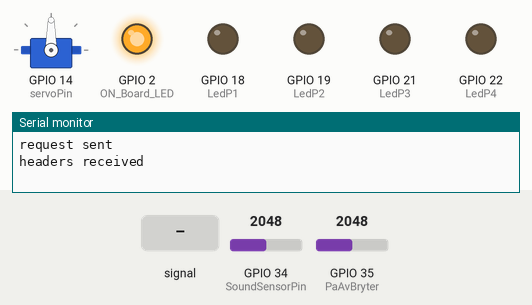
A sketch run on a simulated ESP32. Shown: servo, output pins drawn as LEDs (lit = HIGH), the last lines printed to the serial monitor. The inputs (shaded band) are chosen by the test bench; at power-on: GPIO 35 (PaAvBryter) = 2048, GPIO 34 (SoundSensorPin) = 2048. WiFi joins after 1.5 s; servers stay silent unless stated; uploads are accepted with an empty reply.

Above: at 2.7 s.
2.8 s: GPIO 35 (PaAvBryter) set to 2929
4.3 s: GPIO 35 (PaAvBryter) set to 3070
At 7.9 s:
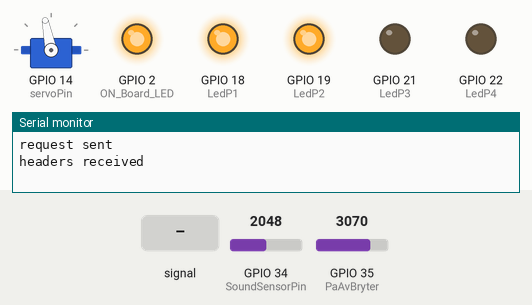
9.1 s: GPIO 34 (SoundSensorPin) fed a 200 Hz sine of ±327 counts around its level
At 13.1 s:
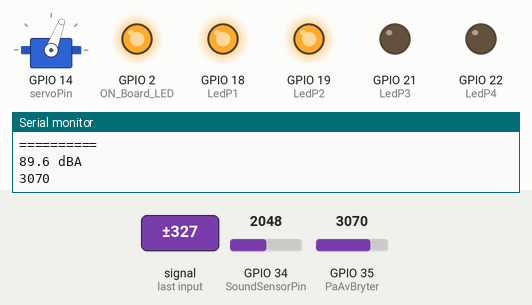
13.8 s: GPIO 34 (SoundSensorPin) set to 2866
At 14.6 s:
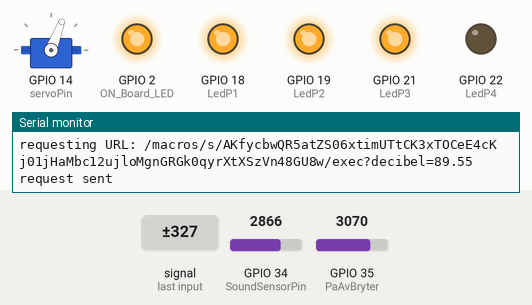
18.6 s: GPIO 34 (SoundSensorPin) fed a 1000 Hz sine of ±1023 counts around its level
At 19.9 s:
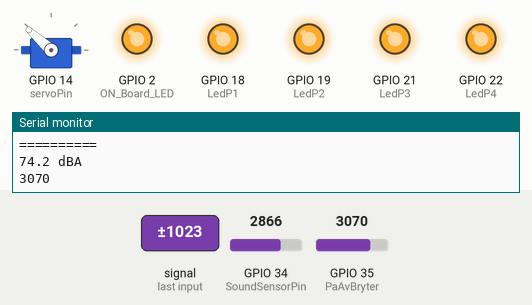
23.4 s: GPIO 34 (SoundSensorPin) fed a 2 Hz sine of ±1228 counts around its level
Timing chart, 0 to 54.3 s (numbered marks = the images above; inputs shaded):
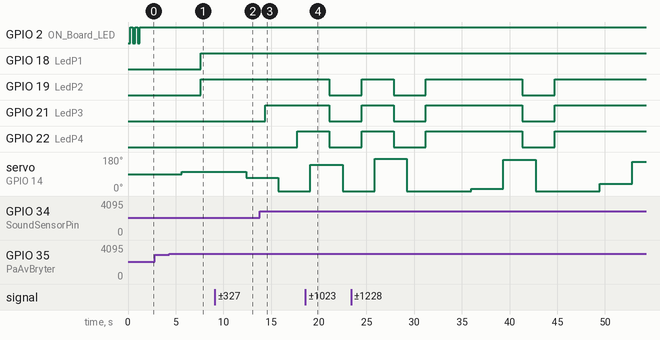

The sketch:

Kode_applausm_ler_G18_Innovasjonsprosjekt_H2021.ino
```cpp
 #include <Servo.h> //Bibliotek for kontroll av servo
#include <WiFi.h>
#include <WiFiClientSecure.h>
//--------------------------------Applausmeter
static const int servoPin = 14;
Servo servo1;
#define LedP1 18
#define LedP2 19
#define LedP3 21
#define LedP4 22
#define PaAvBryter 35

//-------------------------------------------
//--------------------------------Lydmåler
int LowerDbLimit = 65; //Nedre grense for måleområdet servoen reagerer
int UpperDbLimit = 105; //Øvre grense for måleområdet servoen reagerer

#define SoundSensorPin 34  //Pin for lesing av lydsensoren.
#define VREF  5.0  //Spenning lydmåleren får.

//--------------------------------Database

int counter = 0;


#define ON_Board_LED 2  //--> Definerer innebygd led på esp32, brukes for indikasjon under tilkobling til internett.

//----------------------------------------SSID og passord til WiFi router.
const char* ssid = "Trygve"; //--> wifi navn eller SSID.
const char* password = "godSusan"; //--> WiFi passord.
//----------------------------------------
//----------------------------------------Host & httpsPort
const char* host = "script.google.com";
const int httpsPort = 443;
//----------------------------------------
WiFiClientSecure client; //--> Lager ett WiFiClientSecure objekt.
String GAS_ID = "AKfycbwQR5atZS06xtimUTtCK3xTOCeE4cKj01jHaMbc12ujloMgnGRGk0qyrXtXSzVn48GU8w"; //--> spreadsheet script ID

void setup() {

  Serial.begin(115200);
  servo1.attach(servoPin);
  pinMode(LedP1,OUTPUT);
  pinMode(LedP2,OUTPUT);
  pinMode(LedP3,OUTPUT);
  pinMode(LedP4,OUTPUT); //Definerer modusen til pinnene.
  digitalWrite(LedP1, LOW);
  digitalWrite(LedP2, LOW);
  digitalWrite(LedP3, LOW);
  digitalWrite(LedP4, LOW); //Skrur pinnen av

  WiFi.begin(ssid, password); //--> Kobler til wifirouter
  Serial.println("");

  pinMode(ON_Board_LED,OUTPUT); //--> On Board LED port Direction output
  digitalWrite(ON_Board_LED, HIGH); //--> Turn off Led On Board

  //----------------------------------------Venter til tilkobling etablert
  Serial.print("Connecting");
  while (WiFi.status() != WL_CONNECTED) {
    Serial.print(".");
    //---------------------------------------- Blinker den innebygde LED-en i prosessen den tilkobles wifi ruteren.
    digitalWrite(ON_Board_LED, LOW);
    delay(250);
    digitalWrite(ON_Board_LED, HIGH);
    delay(250);
    //----------------------------------------
  }
  //----------------------------------------
  digitalWrite(ON_Board_LED, HIGH); //--> Skrur av den innebygde LED-en når tilkoblet wifi ruteren.
  //---------------------------------------- Ved vellykket tilkobling til wifi ruteren, vil den besøkte IP adressen fremvises på skjermen i seriell monitor.
  Serial.println("");
  Serial.print("Successfully connected to : ");
  Serial.println(ssid);
  Serial.print("IP address: ");
  Serial.println(WiFi.localIP());
  Serial.println();
  //----------------------------------------

  client.setInsecure();
}

void loop() {
  float voltageValue,dbValue;
  voltageValue = analogRead(SoundSensorPin) / 6206.0 * VREF; //Tallet 6206.0 kommer fra (4096/3.3)*5.0, Dette nye tallet er brukt da lydsensoren er kalibrert for en Arduino Uno som måler fra 0V til 5V og gir målingene en digital verdi fra 0 til 1023 mens ESP32 måler fra 0V til 3.3V og tildeler verdier fra 0 til 4095
  dbValue = voltageValue * 50.0;  //convert voltage to decibel value
  Serial.print(dbValue,1);
  Serial.println(" dBA");
  //-----------------------------------------------------------------------------------------Applausmeter
  Serial.println(analogRead(PaAvBryter));
  if (analogRead(PaAvBryter) > 3000){
  float dBToRadians,ServoChange,ServoPos;
  dBToRadians = (dbValue-LowerDbLimit)*180/(UpperDbLimit - LowerDbLimit); //formel for dB til radianer
  servo1.write((180.0-dBToRadians));
  delay(2000);
  float Quadrant;
  Quadrant = (UpperDbLimit-LowerDbLimit)/4; //Tall som tilsvarer den kvantifiserte endringen i desibelmåling som kreves for at posisjonen på servomotoren skal endre sin posisjon med 45 grader. Dvs. endringen for å endre kvradrant i halvsirkelen.

  if (Quadrant*3+LowerDbLimit <= dbValue){//skrur på alle led om målt desibel er høyt nok
     digitalWrite(LedP4, HIGH);
     digitalWrite(LedP3, HIGH);
     digitalWrite(LedP2, HIGH);
     digitalWrite(LedP1, HIGH);
  }
  else if (Quadrant*2+LowerDbLimit <= dbValue){//skrur på 3/4 av alle led.
     digitalWrite(LedP4, LOW);
     digitalWrite(LedP3, HIGH);
     digitalWrite(LedP2, HIGH);
     digitalWrite(LedP1, HIGH);
  }
  else if (Quadrant+LowerDbLimit <= dbValue){//Skrur på 2/4 av alle led.
     digitalWrite(LedP4, LOW);
     digitalWrite(LedP3, LOW);
     digitalWrite(LedP2, HIGH);
     digitalWrite(LedP1, HIGH);
  }
  else if (LowerDbLimit <= dbValue){//Skrur på 1/4 av alle led.
     digitalWrite(LedP4, LOW);
     digitalWrite(LedP3, LOW);
     digitalWrite(LedP2, LOW);
     digitalWrite(LedP1, HIGH);
  }
  else{                             //skrur av alle led
     digitalWrite(LedP4, LOW);
     digitalWrite(LedP3, LOW);
     digitalWrite(LedP2, LOW);
     digitalWrite(LedP1, LOW);
  }
  }


  //-----------------------------------------------------------------------------------------Database
  String Deci = "Decibel : " + String(dbValue) + " dB";
  Serial.println(Deci);

  counter = counter + 1;

  if (counter = 10){
    sendData(dbValue); //--> Kaller på funksjonen "sendata" og sender verdien dBValue.
    counter = 0;
  }

  delay(100);


}


void sendData(float dec) {
  Serial.println("==========");
  Serial.print("connecting to ");
  Serial.println(host);

  //----------------------------------------Kobler til Google host
  if (!client.connect(host, httpsPort)) {//skriver feilmelding om tap av tilkobling.
    Serial.println("connection failed");
    return;
  }
  //----------------------------------------

  //----------------------------------------Prosesserer data og sending av data
  String string_decibel =  String(dec);
  String url = "/macros/s/" + GAS_ID + "/exec?decibel=" + string_decibel;
  Serial.print("requesting URL: ");
  Serial.println(url);

  client.print(String("GET ") + url + " HTTP/1.1\r\n" +
         "Host: " + host + "\r\n" +
         "User-Agent: BuildFailureDetectorESP8266\r\n" +
         "Connection: close\r\n\r\n");

  Serial.println("request sent");
  //----------------------------------------

  //----------------------------------------Sjekker om sending av data var vellykket
  while (client.connected()) {
    String line = client.readStringUntil('\n');
    if (line == "\r") {
      Serial.println("headers received");
      break;
    }
  }
  String line = client.readStringUntil('\n'); //Div feilmeldinger/kotrollmeldinger følger under.
  if (line.startsWith("{\"state\":\"success\"")) {
    Serial.println("esp32/Arduino CI successfull!");
  } else {
    Serial.println("esp32/Arduino CI has failed");
  }
  Serial.print("reply was : ");
  Serial.println(line);
  Serial.println("closing connection");
  Serial.println("==========");
  Serial.println();
  //----------------------------------------
}
```

Measured:
- the behaviour switches between 3000 and 3001 on GPIO 35 (PaAvBryter) (found by bisection; images 0 and 1)
- after the input at 4.3 s, GPIO 18 (LedP1), GPIO 19 (LedP2): LOW → HIGH after 3.3 s; servo on GPIO 14 (servoPin): 90° → 101° after 1.3 s
- after the input at 9.1 s, servo on GPIO 14 (servoPin): 101° → 69° after 3.3 s
- after the input at 13.8 s, GPIO 19 (LedP2): stays HIGH (without the input it goes to LOW after 3.9 s); GPIO 21 (LedP3): goes on until 14.4 s, then stays HIGH; GPIO 22 (LedP4): LOW → HIGH after 3.9 s; servo on GPIO 14 (servoPin): 69° → 0° after 1.9 s
- after the input at 18.6 s, GPIO 19 (LedP2), GPIO 21 (LedP3), GPIO 22 (LedP4): HIGH → LOW after 2.5 s; servo on GPIO 14 (servoPin): 0° → 138° after 0.52 s, → 0° 3.4 s later
